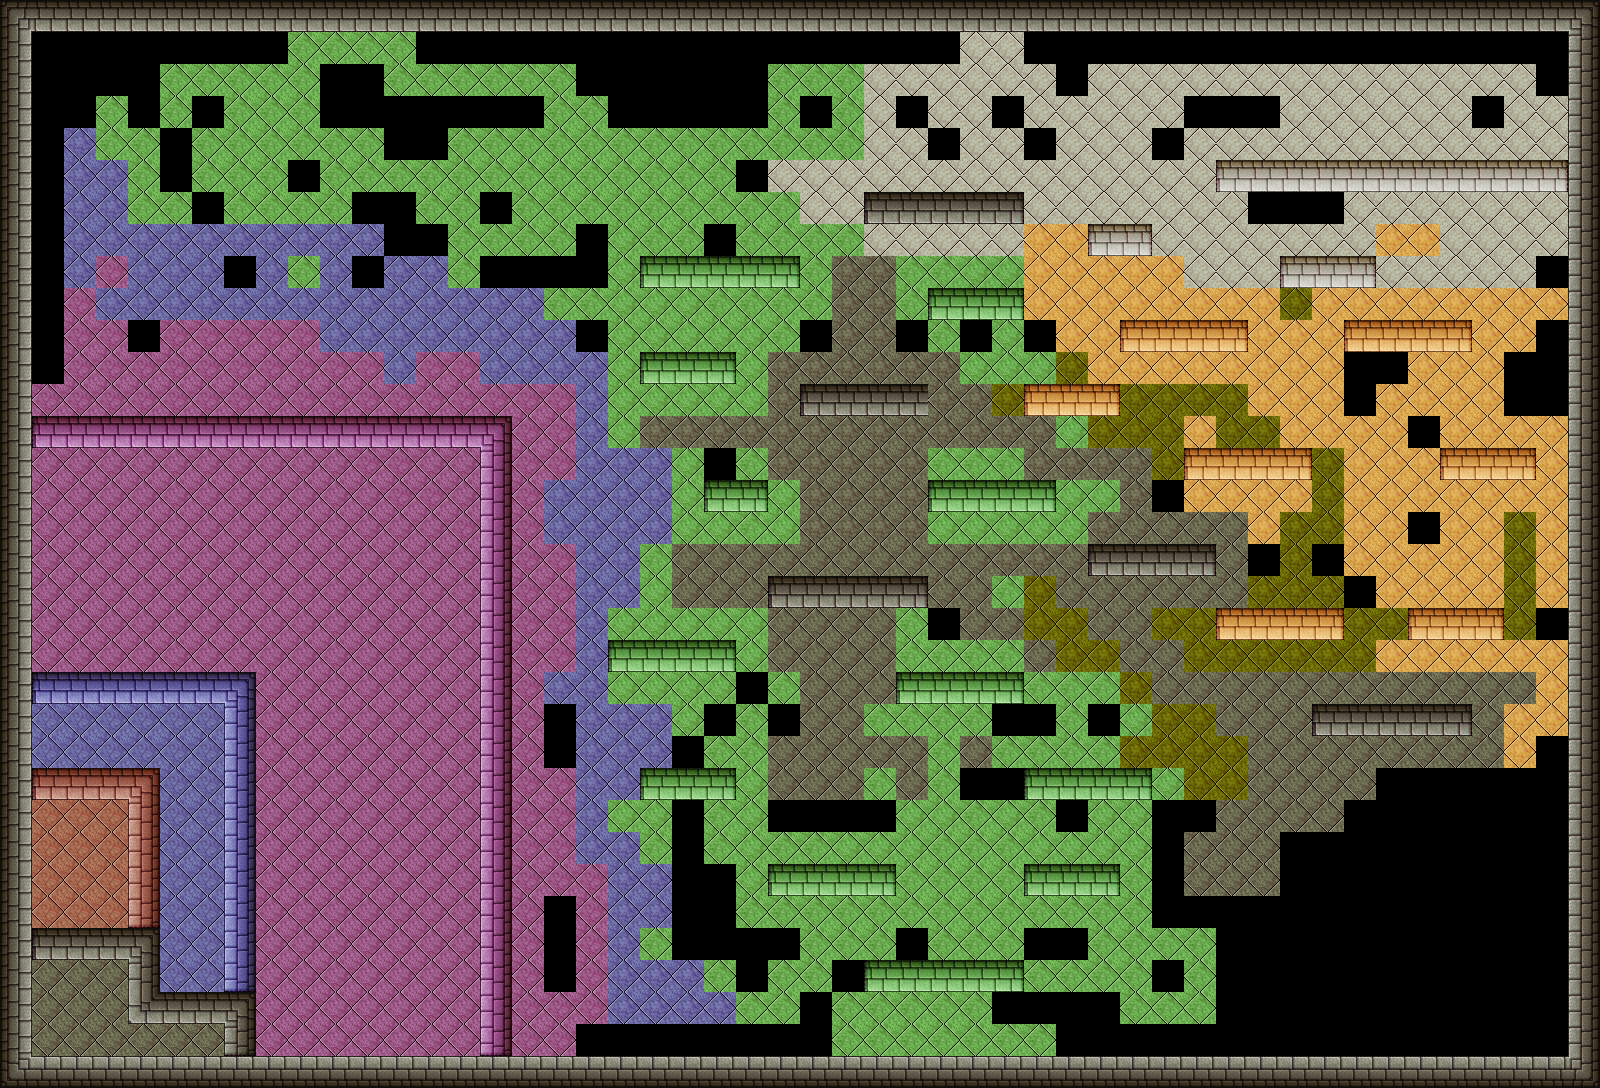

Below is a game level as drawn by its tile map, then a one-line description and the .tmx that defines it (tile-layer data replaced by summaries):
An orthogonal 50x34 tile map with 32x32 px tiles, 9 tile layers (fond, static, red, blue, ...) and 4 objects (character).

<map version="1.0" orientation="orthogonal" renderorder="right-down" width="50" height="34" tilewidth="32" tileheight="32" nextobjectid="5">
 <properties>
  <property name="bronze" value="2000" />
  <property name="deaths" value="0" />
  <property name="gold" value="10000" />
  <property name="index" value="3" />
  <property name="silver" value="5000" />
  <property name="time" value="50" />
 </properties>
 <tileset firstgid="1" name="walls1_0" tilewidth="32" tileheight="32">
  <image source="walls1_0.png" width="448" height="512" />
 </tileset>
 <layer name="fond" width="50" height="34">
  <data>[1700 cells, 1246 non-empty, 12 distinct tile ids]</data>
 </layer>
 <layer name="static" width="50" height="34">
  <data>[1700 cells, 213 non-empty, 15 distinct tile ids]</data>
 </layer>
 <objectgroup name="character">
  <object id="1" name="character" x="64" y="800" width="32" height="64" />
 </objectgroup>
 <layer name="red" width="50" height="34">
  <data>[1700 cells, 8 non-empty, 5 distinct tile ids]</data>
 </layer>
 <layer name="blue" width="50" height="34">
  <data>[1700 cells, 16 non-empty, 5 distinct tile ids]</data>
 </layer>
 <layer name="purple" width="50" height="34">
  <data>[1700 cells, 34 non-empty, 5 distinct tile ids]</data>
 </layer>
 <objectgroup name="notice">
  <properties>
   <property name="index" value="0" />
  </properties>
  <object id="2" x="288" y="992" width="64" height="64">
   <properties>
    <property name="index" value="0" />
   </properties>
  </object>
  <object id="3" x="640" y="992" width="64" height="64">
   <properties>
    <property name="index" value="1" />
   </properties>
  </object>
 </objectgroup>
 <layer name="green_deactivated" width="50" height="34">
  <data>[1700 cells, 18 non-empty, 3 distinct tile ids]</data>
 </layer>
 <layer name="green" width="50" height="34">
  <data>[1700 cells, 26 non-empty, 3 distinct tile ids]</data>
 </layer>
 <layer name="orange" width="50" height="34">
  <data>[1700 cells, 10 non-empty, 3 distinct tile ids]</data>
 </layer>
 <layer name="orange_deactivated" width="50" height="34">
  <data>[1700 cells, 15 non-empty, 3 distinct tile ids]</data>
 </layer>
 <objectgroup name="exit">
  <object id="4" x="1504" y="96" width="64" height="64">
   <properties>
    <property name="next" value="4" />
   </properties>
  </object>
 </objectgroup>
</map>
